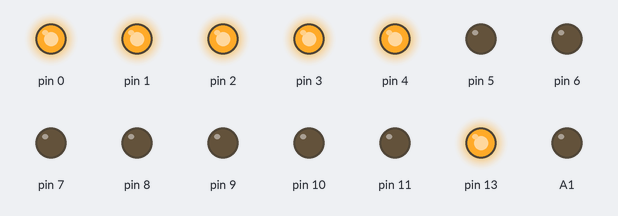
Bench run of a sketch on a simulated Arduino Uno, built with avr-gcc and run on an emulated ATmega328P. Parts: output pins drawn as LEDs (lit = HIGH).

Above: at 0.1 s.
At 1.1 s:
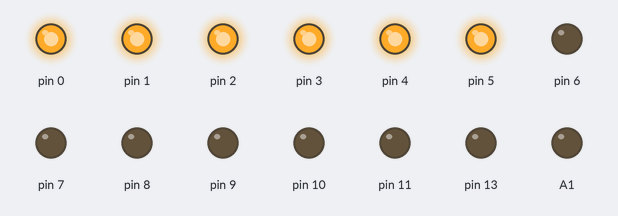
At 2.1 s:
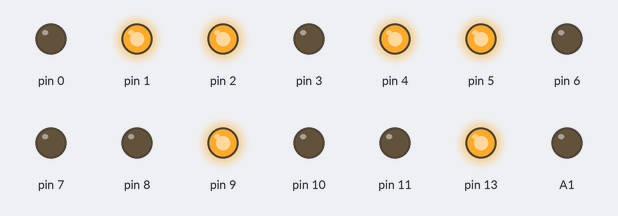
At 3.1 s:
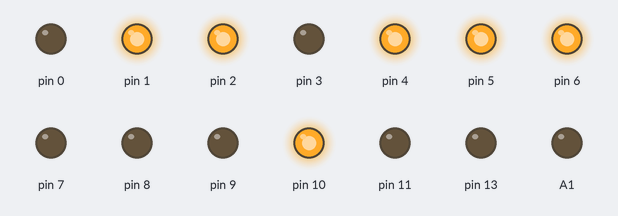
At 4.1 s:
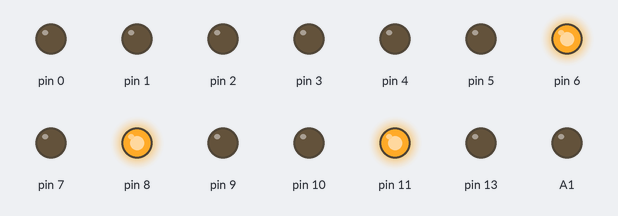
At 5.1 s:
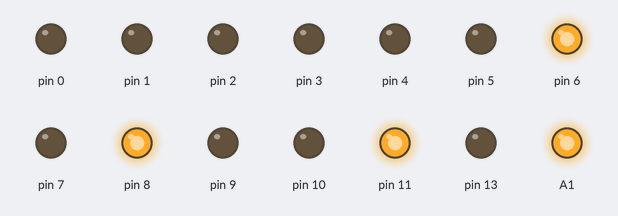
Timing chart, 0 to 6.6 s (numbered marks = the images above):
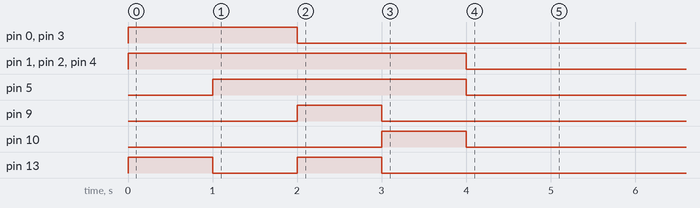

The sketch:

14seg.ino
```cpp
byte LUT[]={0x1F,0x3F,0x36,0x76,0x40};
byte LU[]={0x20,0x00,0x22,0x04,0x09};

void setup() {
  // put your setup code here, to run once:
DDRD =0xFF;
DDRB =0xFF;
pinMode(A0,OUTPUT);
digitalWrite(A0,LOW);
pinMode(A1,OUTPUT);
digitalWrite(A1,LOW);
for ( int i =0;i<5;i++)
{
  PORTD=LUT[i];
  PORTB=LU[i];
  delay(1000);
  }
digitalWrite(A1,HIGH);
}

void loop() {
  // put your main code here, to run repeatedly:

}
```
